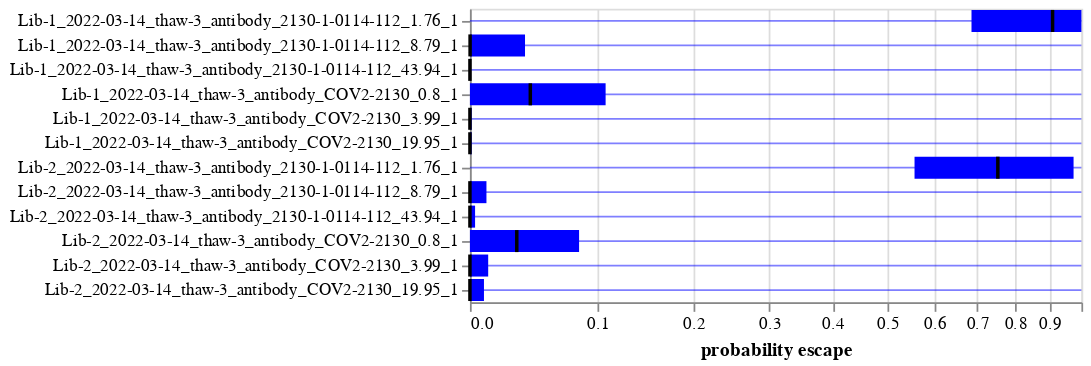

The notebook cell this image was saved under:
### Markdown cell above
## Distribution of probability escape across variants
Plot distribution of prob escape values across non-filtered variants.
The boxes span 25th to 75th percentile, the black vertical line is at the median, and the thin lines extend from the min to max.
You can show either the censored (to between 0 and 1) or uncensored probabilities of escape.
Note the plot uses a symlog scale:

### Code cell
# get data to plot
prob_escape_boxplot_df = (
    prob_escape_filtered.melt(
        id_vars=["library", "antibody_sample", "no-antibody_sample"],
        value_vars=["prob_escape", "prob_escape_uncensored"],
        var_name="censored",
        value_name="probability escape",
    )
    .groupby(
        ["library", "antibody_sample", "no-antibody_sample", "censored"],
        as_index=False,
    )
    .aggregate(
        median=pd.NamedAgg("probability escape", "median"),
        percentile_25=pd.NamedAgg("probability escape", lambda s: s.quantile(0.25)),
        percentile_75=pd.NamedAgg("probability escape", lambda s: s.quantile(0.75)),
        min=pd.NamedAgg("probability escape", "min"),
        max=pd.NamedAgg("probability escape", "max"),
    )
    .assign(censored=lambda x: (x["censored"] == "prob_escape"))
    .merge(
        antibody_selections[
            [
                "antibody_sample",
                "antibody_library_sample",
                "virus_batch",
                "date",
                "library",
                "antibody",
            ]
        ],
        how="left",
        on=["library", "antibody_sample"],
        validate="many_to_one",
    )
)
assert (
    len(prob_escape_boxplot_df)
    == 2 * prob_escape_boxplot_df["antibody_library_sample"].nunique()
)

# make plot
prob_escape_base = alt.Chart(prob_escape_boxplot_df).encode(
    y=alt.Y("antibody_library_sample", title=None, sort=sample_order),
    tooltip=[
        alt.Tooltip(c, format=".3g")
        if prob_escape_boxplot_df[c].dtype == "float"
        else c
        for c in prob_escape_boxplot_df.columns
        if c != "antibody_library_sample"
    ],
)

prob_escape_quartile_bars = prob_escape_base.encode(
    alt.X(
        "percentile_25",
        scale=alt.Scale(type="symlog", constant=0.25),
        title="probability escape",
    ),
    alt.X2("percentile_75"),
).mark_bar(color="blue")

prob_escape_range_lines = prob_escape_base.encode(
    alt.X("min"),
    alt.X2("max"),
).mark_rule(color="blue", opacity=0.5)

prob_escape_median_lines = prob_escape_base.encode(
    alt.X("median"), alt.X2("median")
).mark_bar(xOffset=1, x2Offset=-1, color="black")

prob_escape_chart = (
    (prob_escape_quartile_bars + prob_escape_range_lines + prob_escape_median_lines)
    .configure_axis(labelLimit=500)
    .properties(width=350, height=alt.Step(14))
)

censored_dropdown_selection = alt.selection_point(
    fields=["censored"],
    value=[{"censored": True}],
    bind=alt.binding_select(
        options=prob_escape_boxplot_df["censored"].unique().tolist(),
        name="censored",
    ),
)

for s in list(selections) + [censored_dropdown_selection]:
    prob_escape_chart = prob_escape_chart.add_params(s).transform_filter(s)

prob_escape_chart

### Figure 1 — Vega-Lite specification as saved in the notebook (floating-point values rounded to 4 significant figures)
{"config": {"view": {"continuousWidth": 300, "continuousHeight": 300}, "axis": {"labelLimit": 500}}, "layer": [{"mark": {"type": "bar", "color": "blue"}, "encoding": {"tooltip": [{"field": "library", "type": "nominal"}, {"field": "antibody_sample", "type": "nominal"}, {"field": "no-antibody_sample", "type": "nominal"}, {"field": "censored", "type": "nominal"}, {"field": "median", "format": ".3g", "type": "quantitative"}, {"field": "percentile_25", "format": ".3g", "type": "quantitative"}, {"field": "percentile_75", "format": ".3g", "type": "quantitative"}, {"field": "min", "format": ".3g", "type": "quantitative"}, {"field": "max", "format": ".3g", "type": "quantitative"}, {"field": "virus_batch", "type": "nominal"}, {"field": "date", "type": "nominal"}, {"field": "antibody", "type": "nominal"}], "x": {"field": "percentile_25", "scale": {"constant": 0.25, "type": "symlog"}, "title": "probability escape", "type": "quantitative"}, "x2": {"field": "percentile_75"}, "y": {"field": "antibody_library_sample", "sort": ["Lib-1_2022-03-14_thaw-3_antibody_2130-1-0114-112_1.76_1", "Lib-1_2022-03-14_thaw-3_antibody_2130-1-0114-112_8.79_1", "Lib-1_2022-03-14_thaw-3_antibody_2130-1-0114-112_43.94_1", "Lib-1_2022-03-14_thaw-3_antibody_COV2-2130_0.8_1", "Lib-1_2022-03-14_thaw-3_antibody_COV2-2130_3.99_1", "Lib-1_2022-03-14_thaw-3_antibody_COV2-2130_19.95_1", "Lib-2_2022-03-14_thaw-3_antibody_2130-1-0114-112_1.76_1", "Lib-2_2022-03-14_thaw-3_antibody_2130-1-0114-112_8.79_1", "Lib-2_2022-03-14_thaw-3_antibody_2130-1-0114-112_43.94_1", "Lib-2_2022-03-14_thaw-3_antibody_COV2-2130_0.8_1", "Lib-2_2022-03-14_thaw-3_antibody_COV2-2130_3.99_1", "Lib-2_2022-03-14_thaw-3_antibody_COV2-2130_19.95_1"], "title": null, "type": "nominal"}}, "name": "view_2"}, {"mark": {"type": "rule", "color": "blue", "opacity": 0.5}, "encoding": {"tooltip": [{"field": "library", "type": "nominal"}, {"field": "antibody_sample", "type": "nominal"}, {"field": "no-antibody_sample", "type": "nominal"}, {"field": "censored", "type": "nominal"}, {"field": "median", "format": ".3g", "type": "quantitative"}, {"field": "percentile_25", "format": ".3g", "type": "quantitative"}, {"field": "percentile_75", "format": ".3g", "type": "quantitative"}, {"field": "min", "format": ".3g", "type": "quantitative"}, {"field": "max", "format": ".3g", "type": "quantitative"}, {"field": "virus_batch", "type": "nominal"}, {"field": "date", "type": "nominal"}, {"field": "antibody", "type": "nominal"}], "x": {"field": "min", "type": "quantitative"}, "x2": {"field": "max"}, "y": {"field": "antibody_library_sample", "sort": ["Lib-1_2022-03-14_thaw-3_antibody_2130-1-0114-112_1.76_1", "Lib-1_2022-03-14_thaw-3_antibody_2130-1-0114-112_8.79_1", "Lib-1_2022-03-14_thaw-3_antibody_2130-1-0114-112_43.94_1", "Lib-1_2022-03-14_thaw-3_antibody_COV2-2130_0.8_1", "Lib-1_2022-03-14_thaw-3_antibody_COV2-2130_3.99_1", "Lib-1_2022-03-14_thaw-3_antibody_COV2-2130_19.95_1", "Lib-2_2022-03-14_thaw-3_antibody_2130-1-0114-112_1.76_1", "Lib-2_2022-03-14_thaw-3_antibody_2130-1-0114-112_8.79_1", "Lib-2_2022-03-14_thaw-3_antibody_2130-1-0114-112_43.94_1", "Lib-2_2022-03-14_thaw-3_antibody_COV2-2130_0.8_1", "Lib-2_2022-03-14_thaw-3_antibody_COV2-2130_3.99_1", "Lib-2_2022-03-14_thaw-3_antibody_COV2-2130_19.95_1"], "title": null, "type": "nominal"}}}, {"mark": {"type": "bar", "color": "black", "x2Offset": -1, "xOffset": 1}, "encoding": {"tooltip": [{"field": "library", "type": "nominal"}, {"field": "antibody_sample", "type": "nominal"}, {"field": "no-antibody_sample", "type": "nominal"}, {"field": "censored", "type": "nominal"}, {"field": "median", "format": ".3g", "type": "quantitative"}, {"field": "percentile_25", "format": ".3g", "type": "quantitative"}, {"field": "percentile_75", "format": ".3g", "type": "quantitative"}, {"field": "min", "format": ".3g", "type": "quantitative"}, {"field": "max", "format": ".3g", "type": "quantitative"}, {"field": "virus_batch", "type": "nominal"}, {"field": "date", "type": "nominal"}, {"field": "antibody", "type": "nominal"}], "x": {"field": "median", "type": "quantitative"}, "x2": {"field": "median"}, "y": {"field": "antibody_library_sample", "sort": ["Lib-1_2022-03-14_thaw-3_antibody_2130-1-0114-112_1.76_1", "Lib-1_2022-03-14_thaw-3_antibody_2130-1-0114-112_8.79_1", "Lib-1_2022-03-14_thaw-3_antibody_2130-1-0114-112_43.94_1", "Lib-1_2022-03-14_thaw-3_antibody_COV2-2130_0.8_1", "Lib-1_2022-03-14_thaw-3_antibody_COV2-2130_3.99_1", "Lib-1_2022-03-14_thaw-3_antibody_COV2-2130_19.95_1", "Lib-2_2022-03-14_thaw-3_antibody_2130-1-0114-112_1.76_1", "Lib-2_2022-03-14_thaw-3_antibody_2130-1-0114-112_8.79_1", "Lib-2_2022-03-14_thaw-3_antibody_2130-1-0114-112_43.94_1", "Lib-2_2022-03-14_thaw-3_antibody_COV2-2130_0.8_1", "Lib-2_2022-03-14_thaw-3_antibody_COV2-2130_3.99_1", "Lib-2_2022-03-14_thaw-3_antibody_COV2-2130_19.95_1"], "title": null, "type": "nominal"}}}], "data": {"name": "data-a77d033528b033529c90652b6e3ded08"}, "height": {"step": 14}, "params": [{"name": "param_1", "select": {"type": "point", "fields": ["library"]}, "bind": {"input": "select", "options": [null, "Lib-1", "Lib-2"], "labels": ["all", "Lib-1", "Lib-2"], "name": "library"}, "views": ["view_2"]}, {"name": "param_2", "select": {"type": "point", "fields": ["date"]}, "bind": {"input": "select", "options": [null, "2022-03-14"], "labels": ["all", "2022-03-14"], "name": "date"}, "views": ["view_2"]}, {"name": "param_3", "select": {"type": "point", "fields": ["antibody"]}, "bind": {"input": "select", "options": [null, "COV2-2130", "2130-1-0114-112"], "labels": ["all", "COV2-2130", "2130-1-0114-112"], "name": "antibody"}, "views": ["view_2"]}, {"name": "param_4", "select": {"type": "point", "fields": ["virus_batch"]}, "bind": {"input": "select", "options": [null, "thaw-3"], "labels": ["all", "thaw-3"], "name": "virus_batch"}, "views": ["view_2"]}, {"name": "param_8", "select": {"type": "point", "fields": ["censored"]}, "bind": {"input": "select", "options": [true, false], "name": "censored"}, "value": [{"censored": true}], "views": ["view_2"]}], "transform": [{"filter": {"param": "param_1"}}, {"filter": {"param": "param_2"}}, {"filter": {"param": "param_3"}}, {"filter": {"param": "param_4"}}, {"filter": {"param": "param_8"}}], "width": 350, "$schema": "https://vega.github.io/schema/vega-lite/v5.2.0.json", "datasets": {"data-a77d033528b033529c90652b6e3ded08": [{"library": "Lib-1", "antibody_sample": "2022-03-14_thaw-3_antibody_2130-1-0114-112_1.76_1", "no-antibody_sample": "2022-03-14_thaw-3_no-antibody_control_1", "censored": true, "median": 0.9087, "percentile_25": 0.686, "percentile_75": 1.0, "min": 0.0, "max": 1.0, "antibody_library_sample": "Lib-1_2022-03-14_thaw-3_antibody_2130-1-0114-112_1.76_1", "virus_batch": "thaw-3", "date": "2022-03-14", "antibody": "2130-1-0114-112"}, {"library": "Lib-1", "antibody_sample": "2022-03-14_thaw-3_antibody_2130-1-0114-112_1.76_1", "no-antibody_sample": "2022-03-14_thaw-3_no-antibody_control_1", "censored": false, "median": 0.9087, "percentile_25": 0.686, "percentile_75": 1.156, "min": 0.0, "max": 7.179, "antibody_library_sample": "Lib-1_2022-03-14_thaw-3_antibody_2130-1-0114-112_1.76_1", "virus_batch": "thaw-3", "date": "2022-03-14", "antibody": "2130-1-0114-112"}, {"library": "Lib-1", "antibody_sample": "2022-03-14_thaw-3_antibody_2130-1-0114-112_43.94_1", "no-antibody_sample": "2022-03-14_thaw-3_no-antibody_control_1", "censored": true, "median": 0.0, "percentile_25": 0.0, "percentile_75": 0.0003, "min": 0.0, "max": 1.0, "antibody_library_sample": "Lib-1_2022-03-14_thaw-3_antibody_2130-1-0114-112_43.94_1", "virus_batch": "thaw-3", "date": "2022-03-14", "antibody": "2130-1-0114-112"}, {"library": "Lib-1", "antibody_sample": "2022-03-14_thaw-3_antibody_2130-1-0114-112_43.94_1", "no-antibody_sample": "2022-03-14_thaw-3_no-antibody_control_1", "censored": false, "median": 0.0, "percentile_25": 0.0, "percentile_75": 0.0003, "min": 0.0, "max": 3.693, "antibody_library_sample": "Lib-1_2022-03-14_thaw-3_antibody_2130-1-0114-112_43.94_1", "virus_batch": "thaw-3", "date": "2022-03-14", "antibody": "2130-1-0114-112"}, {"library": "Lib-1", "antibody_sample": "2022-03-14_thaw-3_antibody_2130-1-0114-112_8.79_1", "no-antibody_sample": "2022-03-14_thaw-3_no-antibody_control_1", "censored": true, "median": 0.0001, "percentile_25": 0.0, "percentile_75": 0.039, "min": 0.0, "max": 1.0, "antibody_library_sample": "Lib-1_2022-03-14_thaw-3_antibody_2130-1-0114-112_8.79_1", "virus_batch": "thaw-3", "date": "2022-03-14", "antibody": "2130-1-0114-112"}, {"library": "Lib-1", "antibody_sample": "2022-03-14_thaw-3_antibody_2130-1-0114-112_8.79_1", "no-antibody_sample": "2022-03-14_thaw-3_no-antibody_control_1", "censored": false, "median": 0.0001, "percentile_25": 0.0, "percentile_75": 0.039, "min": 0.0, "max": 4.253, "antibody_library_sample": "Lib-1_2022-03-14_thaw-3_antibody_2130-1-0114-112_8.79_1", "virus_batch": "thaw-3", "date": "2022-03-14", "antibody": "2130-1-0114-112"}, {"library": "Lib-1", "antibody_sample": "2022-03-14_thaw-3_antibody_COV2-2130_0.8_1", "no-antibody_sample": "2022-03-14_thaw-3_no-antibody_control_1", "censored": true, "median": 0.04305, "percentile_25": 0.0, "percentile_75": 0.1073, "min": 0.0, "max": 1.0, "antibody_library_sample": "Lib-1_2022-03-14_thaw-3_antibody_COV2-2130_0.8_1", "virus_batch": "thaw-3", "date": "2022-03-14", "antibody": "COV2-2130"}, {"library": "Lib-1", "antibody_sample": "2022-03-14_thaw-3_antibody_COV2-2130_0.8_1", "no-antibody_sample": "2022-03-14_thaw-3_no-antibody_control_1", "censored": false, "median": 0.04305, "percentile_25": 0.0, "percentile_75": 0.1073, "min": 0.0, "max": 9.002, "antibody_library_sample": "Lib-1_2022-03-14_thaw-3_antibody_COV2-2130_0.8_1", "virus_batch": "thaw-3", "date": "2022-03-14", "antibody": "COV2-2130"}, {"library": "Lib-1", "antibody_sample": "2022-03-14_thaw-3_antibody_COV2-2130_19.95_1", "no-antibody_sample": "2022-03-14_thaw-3_no-antibody_control_1", "censored": true, "median": 0.0, "percentile_25": 0.0, "percentile_75": 0.0011, "min": 0.0, "max": 1.0, "antibody_library_sample": "Lib-1_2022-03-14_thaw-3_antibody_COV2-2130_19.95_1", "virus_batch": "thaw-3", "date": "2022-03-14", "antibody": "COV2-2130"}, {"library": "Lib-1", "antibody_sample": "2022-03-14_thaw-3_antibody_COV2-2130_19.95_1", "no-antibody_sample": "2022-03-14_thaw-3_no-antibody_control_1", "censored": false, "median": 0.0, "percentile_25": 0.0, "percentile_75": 0.0011, "min": 0.0, "max": 4.702, "antibody_library_sample": "Lib-1_2022-03-14_thaw-3_antibody_COV2-2130_19.95_1", "virus_batch": "thaw-3", "date": "2022-03-14", "antibody": "COV2-2130"}, {"library": "Lib-1", "antibody_sample": "2022-03-14_thaw-3_antibody_COV2-2130_3.99_1", "no-antibody_sample": "2022-03-14_thaw-3_no-antibody_control_1", "censored": true, "median": 0.0, "percentile_25": 0.0, "percentile_75": 0.0011, "min": 0.0, "max": 1.0, "antibody_library_sample": "Lib-1_2022-03-14_thaw-3_antibody_COV2-2130_3.99_1", "virus_batch": "thaw-3", "date": "2022-03-14", "antibody": "COV2-2130"}, {"library": "Lib-1", "antibody_sample": "2022-03-14_thaw-3_antibody_COV2-2130_3.99_1", "no-antibody_sample": "2022-03-14_thaw-3_no-antibody_control_1", "censored": false, "median": 0.0, "percentile_25": 0.0, "percentile_75": 0.0011, "min": 0.0, "max": 6.398, "antibody_library_sample": "Lib-1_2022-03-14_thaw-3_antibody_COV2-2130_3.99_1", "virus_batch": "thaw-3", "date": "2022-03-14", "antibody": "COV2-2130"}, {"library": "Lib-2", "antibody_sample": "2022-03-14_thaw-3_antibody_2130-1-0114-112_1.76_1", "no-antibody_sample": "2022-03-14_thaw-3_no-antibody_control_1", "censored": true, "median": 0.7532, "percentile_25": 0.5557, "percentile_75": 0.9745, "min": 0.0, "max": 1.0, "antibody_library_sample": "Lib-2_2022-03-14_thaw-3_antibody_2130-1-0114-112_1.76_1", "virus_batch": "thaw-3", "date": "2022-03-14", "antibody": "2130-1-0114-112"}, {"library": "Lib-2", "antibody_sample": "2022-03-14_thaw-3_antibody_2130-1-0114-112_1.76_1", "no-antibody_sample": "2022-03-14_thaw-3_no-antibody_control_1", "censored": false, "median": 0.7532, "percentile_25": 0.5557, "percentile_75": 0.9745, "min": 0.0, "max": 16.62, "antibody_library_sample": "Lib-2_2022-03-14_thaw-3_antibody_2130-1-0114-112_1.76_1", "virus_batch": "thaw-3", "date": "2022-03-14", "antibody": "2130-1-0114-112"}, {"library": "Lib-2", "antibody_sample": "2022-03-14_thaw-3_antibody_2130-1-0114-112_43.94_1", "no-antibody_sample": "2022-03-14_thaw-3_no-antibody_control_1", "censored": true, "median": 0.0, "percentile_25": 0.0, "percentile_75": 0.0034, "min": 0.0, "max": 1.0, "antibody_library_sample": "Lib-2_2022-03-14_thaw-3_antibody_2130-1-0114-112_43.94_1", "virus_batch": "thaw-3", "date": "2022-03-14", "antibody": "2130-1-0114-112"}, {"library": "Lib-2", "antibody_sample": "2022-03-14_thaw-3_antibody_2130-1-0114-112_43.94_1", "no-antibody_sample": "2022-03-14_thaw-3_no-antibody_control_1", "censored": false, "median": 0.0, "percentile_25": 0.0, "percentile_75": 0.0034, "min": 0.0, "max": 5.917, "antibody_library_sample": "Lib-2_2022-03-14_thaw-3_antibody_2130-1-0114-112_43.94_1", "virus_batch": "thaw-3", "date": "2022-03-14", "antibody": "2130-1-0114-112"}, {"library": "Lib-2", "antibody_sample": "2022-03-14_thaw-3_antibody_2130-1-0114-112_8.79_1", "no-antibody_sample": "2022-03-14_thaw-3_no-antibody_control_1", "censored": true, "median": 0.0, "percentile_25": 0.0, "percentile_75": 0.0111, "min": 0.0, "max": 1.0, "antibody_library_sample": "Lib-2_2022-03-14_thaw-3_antibody_2130-1-0114-112_8.79_1", "virus_batch": "thaw-3", "date": "2022-03-14", "antibody": "2130-1-0114-112"}, {"library": "Lib-2", "antibody_sample": "2022-03-14_thaw-3_antibody_2130-1-0114-112_8.79_1", "no-antibody_sample": "2022-03-14_thaw-3_no-antibody_control_1", "censored": false, "median": 0.0, "percentile_25": 0.0, "percentile_75": 0.0111, "min": 0.0, "max": 4.673, "antibody_library_sample": "Lib-2_2022-03-14_thaw-3_antibody_2130-1-0114-112_8.79_1", "virus_batch": "thaw-3", "date": "2022-03-14", "antibody": "2130-1-0114-112"}, {"library": "Lib-2", "antibody_sample": "2022-03-14_thaw-3_antibody_COV2-2130_0.8_1", "no-antibody_sample": "2022-03-14_thaw-3_no-antibody_control_1", "censored": true, "median": 0.0328, "percentile_25": 0.0, "percentile_75": 0.0832, "min": 0.0, "max": 1.0, "antibody_library_sample": "Lib-2_2022-03-14_thaw-3_antibody_COV2-2130_0.8_1", "virus_batch": "thaw-3", "date": "2022-03-14", "antibody": "COV2-2130"}, {"library": "Lib-2", "antibody_sample": "2022-03-14_thaw-3_antibody_COV2-2130_0.8_1", "no-antibody_sample": "2022-03-14_thaw-3_no-antibody_control_1", "censored": false, "median": 0.0328, "percentile_25": 0.0, "percentile_75": 0.0832, "min": 0.0, "max": 4.716, "antibody_library_sample": "Lib-2_2022-03-14_thaw-3_antibody_COV2-2130_0.8_1", "virus_batch": "thaw-3", "date": "2022-03-14", "antibody": "COV2-2130"}, {"library": "Lib-2", "antibody_sample": "2022-03-14_thaw-3_antibody_COV2-2130_19.95_1", "no-antibody_sample": "2022-03-14_thaw-3_no-antibody_control_1", "censored": true, "median": 0.0, "percentile_25": 0.0, "percentile_75": 0.0094, "min": 0.0, "max": 1.0, "antibody_library_sample": "Lib-2_2022-03-14_thaw-3_antibody_COV2-2130_19.95_1", "virus_batch": "thaw-3", "date": "2022-03-14", "antibody": "COV2-2130"}, {"library": "Lib-2", "antibody_sample": "2022-03-14_thaw-3_antibody_COV2-2130_19.95_1", "no-antibody_sample": "2022-03-14_thaw-3_no-antibody_control_1", "censored": false, "median": 0.0, "percentile_25": 0.0, "percentile_75": 0.0094, "min": 0.0, "max": 5.035, "antibody_library_sample": "Lib-2_2022-03-14_thaw-3_antibody_COV2-2130_19.95_1", "virus_batch": "thaw-3", "date": "2022-03-14", "antibody": "COV2-2130"}, {"library": "Lib-2", "antibody_sample": "2022-03-14_thaw-3_antibody_COV2-2130_3.99_1", "no-antibody_sample": "2022-03-14_thaw-3_no-antibody_control_1", "censored": true, "median": 0.0, "percentile_25": 0.0, "percentile_75": 0.0123, "min": 0.0, "max": 1.0, "antibody_library_sample": "Lib-2_2022-03-14_thaw-3_antibody_COV2-2130_3.99_1", "virus_batch": "thaw-3", "date": "2022-03-14", "antibody": "COV2-2130"}, {"library": "Lib-2", "antibody_sample": "2022-03-14_thaw-3_antibody_COV2-2130_3.99_1", "no-antibody_sample": "2022-03-14_thaw-3_no-antibody_control_1", "censored": false, "median": 0.0, "percentile_25": 0.0, "percentile_75": 0.0123, "min": 0.0, "max": 5.046, "antibody_library_sample": "Lib-2_2022-03-14_thaw-3_antibody_COV2-2130_3.99_1", "virus_batch": "thaw-3", "date": "2022-03-14", "antibody": "COV2-2130"}]}}
